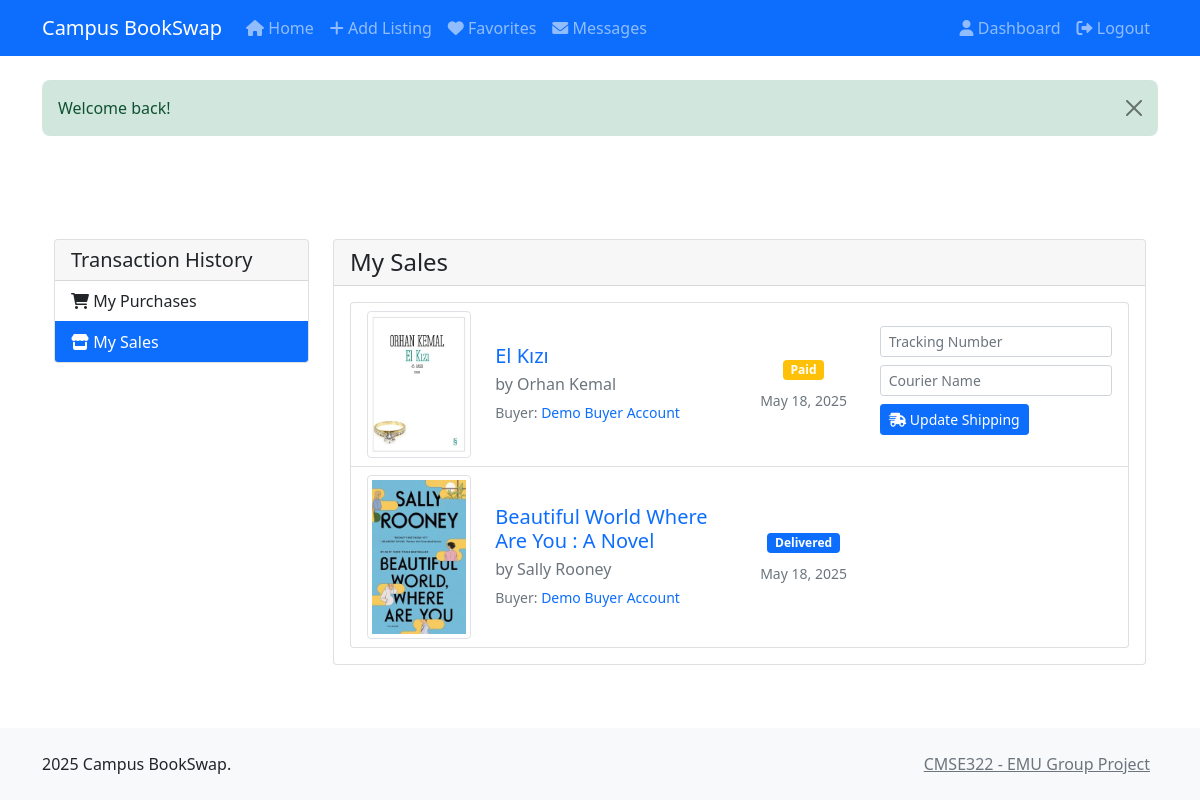
Page /projectfolder/transactions.php?type=sales (signed in) on the committed database.
### tables this page shows
CREATE TABLE `transaction` (
  `transaction_id` int(11) NOT NULL,
  `buyer_id` int(11) DEFAULT NULL,
  `listing_id` int(11) DEFAULT NULL,
  `amount` decimal(10,2) DEFAULT NULL,
  `transaction_date` datetime DEFAULT current_timestamp(),
  `transaction_type` varchar(20) DEFAULT NULL CHECK (`transaction_type` in ('purchase','exchange')),
  `delivery_address` text DEFAULT NULL,
  `tracking_code` varchar(100) DEFAULT NULL,
  `courier_name` varchar(100) DEFAULT NULL,
  `transaction_status` varchar(20) DEFAULT NULL CHECK (`transaction_status` in ('paid','shipped','delivered','cancelled','completed'))
);

### projectfolder/includes/db.php (called while the page is built, shortened)
<?php
function getDbConnection() {
    static $conn = null;
    if ($conn === null) {
        try {
            $conn = new mysqli(DB_HOST, DB_USER, DB_PASS, DB_NAME);
            $conn->set_charset("utf8");
        } catch (Exception $e) {
            error_log("Database connection error: " . $e->getMessage());
            die("Sorry, we're experiencing technical difficulties. Please try again later.");
        }
    }
    return $conn;
}
function prepareStatement($sql) {
    $conn = getDbConnection();
    $stmt = $conn->prepare($sql);
    return $stmt;
}

### projectfolder/includes/auth.php (called while the page is built, shortened)
<?php
require_once __DIR__ . '/db.php';
function getCurrentUserId() {
    return $_SESSION['user_id'] ?? null;
}

### projectfolder/transactions.php (the view, shortened to what this page needs)
<?php
require_once 'includes/auth.php';
require_once 'includes/db.php';
$user_id = getCurrentUserId();
$type = $_GET['type'] ?? 'purchases';
$page = max(1, $_GET['page'] ?? 1);
$per_page = 10;
$where_clauses = [];
$params = [];
if ($type === 'purchases') {
    $where_clauses[] = "t.buyer_id = ?";
} else {
    $where_clauses[] = "l.user_id = ?";
}
$params[] = $user_id;
$where_sql = '';
if (!empty($where_clauses)) {
    $where_sql = 'WHERE ' . implode(' AND ', $where_clauses);
}
$offset = ($page - 1) * $per_page;
$sql = "
    SELECT
        t.*,
        COALESCE(b.title, l.title) as book_title,
        b.author,
        li.image_url as cover_image,
        seller.name as seller_name,
        buyer.name as buyer_name,
        t.delivery_address,
        CASE
            WHEN ? = t.buyer_id THEN seller.name
            ELSE buyer.name
        END as other_party_name,
        CASE
            WHEN ? = t.buyer_id THEN seller.user_id
            ELSE buyer.user_id
        END as other_party_id
    FROM transaction t
    JOIN listing l ON t.listing_id = l.listing_id
    LEFT JOIN book b ON l.book_id = b.book_id
    LEFT JOIN listing_image li ON l.listing_id = li.listing_id
    JOIN user seller ON l.user_id = seller.user_id
    JOIN user buyer ON t.buyer_id = buyer.user_id
    $where_sql
    GROUP BY t.transaction_id
    ORDER BY t.transaction_date DESC
    LIMIT ? OFFSET ?
";
$main_params = [$user_id, $user_id];
$main_param_types = 'ii';
if (!empty($params)) {
    $main_params[] = $user_id;
    $main_param_types .= 'i';
}
$main_params[] = $per_page;
$main_params[] = $offset;
$main_param_types .= 'ii';
$stmt = prepareStatement($sql);
$stmt->bind_param($main_param_types, ...$main_params);
$stmt->execute();
$transactions = $stmt->get_result()->fetch_all(MYSQLI_ASSOC);
include 'includes/header.php';
?>
<div class="container mt-4">
    <div class="row">
        <div class="col-md-3">
            <div class="card mb-4">
                <div class="card-header">
                    <h5 class="mb-0">Transaction History</h5>
                </div>
                <div class="list-group list-group-flush">
                    <a href="?type=purchases"
                       class="list-group-item list-group-item-action <?php echo $type === 'purchases' ? 'active' : ''; ?>">
                        <i class="fas fa-shopping-cart"></i> My Purchases
                    </a>
                    <a href="?type=sales"
                       class="list-group-item list-group-item-action <?php echo $type === 'sales' ? 'active' : ''; ?>">
                        <i class="fas fa-store"></i> My Sales
                    </a>
                </div>
            </div>
        </div>
        <div class="col-md-9">
            <div class="card">
                <div class="card-header">
                    <h4 class="mb-0">
                        <?php echo $type === 'purchases' ? 'My Purchases' : 'My Sales'; ?>
                    </h4>
                </div>
                <div class="card-body">
                    <?php if (empty($transactions)): ?>
                        <div class="text-center py-5">
                            <i class="fas <?php echo $type === 'purchases' ? 'fa-shopping-cart' : 'fa-store'; ?> fa-3x text-muted mb-3"></i>
                            <p class="lead">No transactions found.</p>
                            <?php if ($type === 'purchases'): ?>
                                <a href="index.php" class="btn btn-primary">Browse Books</a>
                            <?php endif; ?>
                        </div>
                    <?php else: ?>
                        <div class="list-group">
                            <?php foreach ($transactions as $transaction): ?>
                                <div class="list-group-item">
                                    <div class="row align-items-center">
                                        <div class="col-md-2">
                                            <?php if (!empty($transaction['cover_image'])): ?>
                                                <img src="<?php echo htmlspecialchars($transaction['cover_image']); ?>"
                                                     class="img-thumbnail" alt="Book cover">
                                            <?php else: ?>
                                                <div class="bg-light p-3 text-center">
                                                    <i class="fas fa-book fa-2x text-muted"></i>
                                                </div>
                                            <?php endif; ?>
                                        </div>
                                        <div class="col-md-4">
                                            <h5 class="mb-1">
                                                <a href="listing.php?id=<?php echo $transaction['listing_id']; ?>"
                                                   class="text-decoration-none">
                                                    <?php echo htmlspecialchars($transaction['book_title']); ?>
                                                </a>
                                            </h5>
                                            <p class="text-muted mb-1">
                                                <?php if (!empty($transaction['author'])): ?>
                                                    by <?php echo htmlspecialchars($transaction['author']); ?>
                                                <?php endif; ?>
                                            </p>
                                            <p class="mb-0">
                                                <small class="text-muted">
                                                    <?php echo $type === 'purchases' ? 'Seller' : 'Buyer'; ?>:
                                                    <?php if (!empty($transaction['other_party_id']) && !empty($transaction['other_party_name'])): ?>
                                                        <a href="profile.php?id=<?php echo htmlspecialchars($transaction['other_party_id']); ?>"
                                                           class="text-decoration-none">
                                                            <?php echo htmlspecialchars($transaction['other_party_name']); ?>
                                                        </a>
                                                    <?php else: ?>
                                                        <span class="text-muted">Unknown User</span>
                                                    <?php endif; ?>
                                                </small>
                                            </p>
                                        </div>
                                        <div class="col-md-2 text-center">
                                            <div class="mb-2">
                                                <span class="badge bg-<?php
                                                    echo match($transaction['transaction_status']) {
                                                        'paid' => 'warning',
                                                        'shipped' => 'info',
                                                        'delivered' => 'primary',
                                                        'completed' => 'success',
                                                        'cancelled' => 'danger',
                                                        default => 'secondary'
                                                    };
                                                ?>">
                                                    <?php echo ucfirst($transaction['transaction_status']); ?>
                                                </span>
                                            </div>
                                            <small class="text-muted">
                                                <?php echo date('M j, Y', strtotime($transaction['transaction_date'])); ?>
                                            </small>
                                        </div>
                                        <div class="col-md-4">
                                            <?php if ($type === 'sales'): ?>
                                                <?php if ($transaction['transaction_status'] === 'paid'): ?>
                                                    <form method="POST" class="mb-2">
                                                        <div class="input-group input-group-sm mb-2">
                                                            <input type="text" class="form-control" name="tracking_code" placeholder="Tracking Number" required>
                                                        </div>
                                                        <div class="input-group input-group-sm mb-2">
                                                            <input type="text" class="form-control" name="courier_name" placeholder="Courier Name" required>
                                                        </div>
                                                        <button type="submit" class="btn btn-primary btn-sm">
                                                            <i class="fas fa-shipping-fast"></i> Update Shipping
                                                        </button>
                                                    </form>
                                                <?php endif; ?>
                                            <?php endif; ?>
                                        </div>
                                    </div>
                                </div>
                            <?php endforeach; ?>
                        </div>
                    <?php endif; ?>
                </div>
            </div>
        </div>
    </div>
</div>
<?php include 'includes/footer.php'; ?>

### projectfolder/assets/css/style.css (style rules this page uses)
body { min-height: 100vh; display: flex; flex-direction: column; }
.container { flex: 1; }
.card { transition: transform 0.2s ease-in-out, box-shadow 0.2s ease-in-out; }

### rows in the picture
transaction: shows a picture, book_title "El Kızı", author "Orhan Kemal", other_party_name "Demo Buyer Account", transaction_status "Paid", transaction_date "May 18, 2025"
transaction: shows a picture, book_title "Beautiful World Where Are You : A Novel", author "Sally Rooney", other_party_name "Demo Buyer Account", transaction_status "Delivered", transaction_date "May 18, 2025"

### other values in the picture
SITE_NAME "Campus BookSwap"
$_SESSION['flash']['message'] "Welcome back!"
